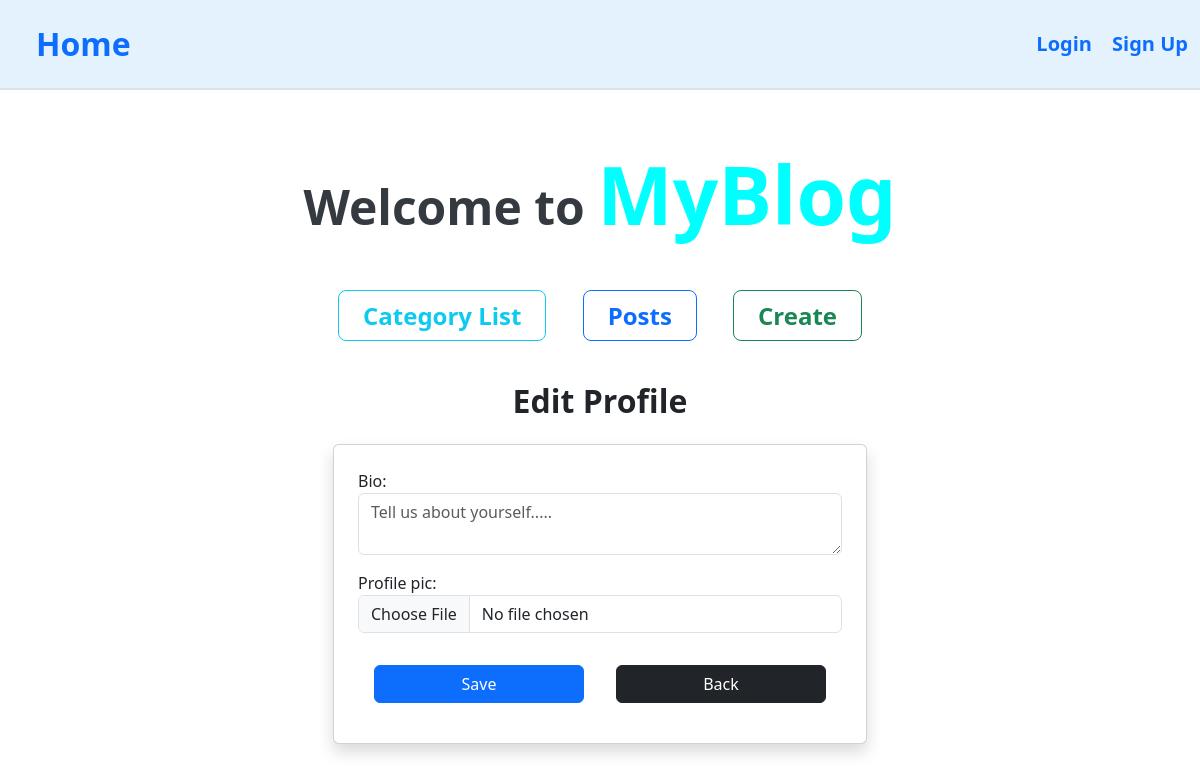
/user_profile/edit/4, run on an earlier commit of the app's database.
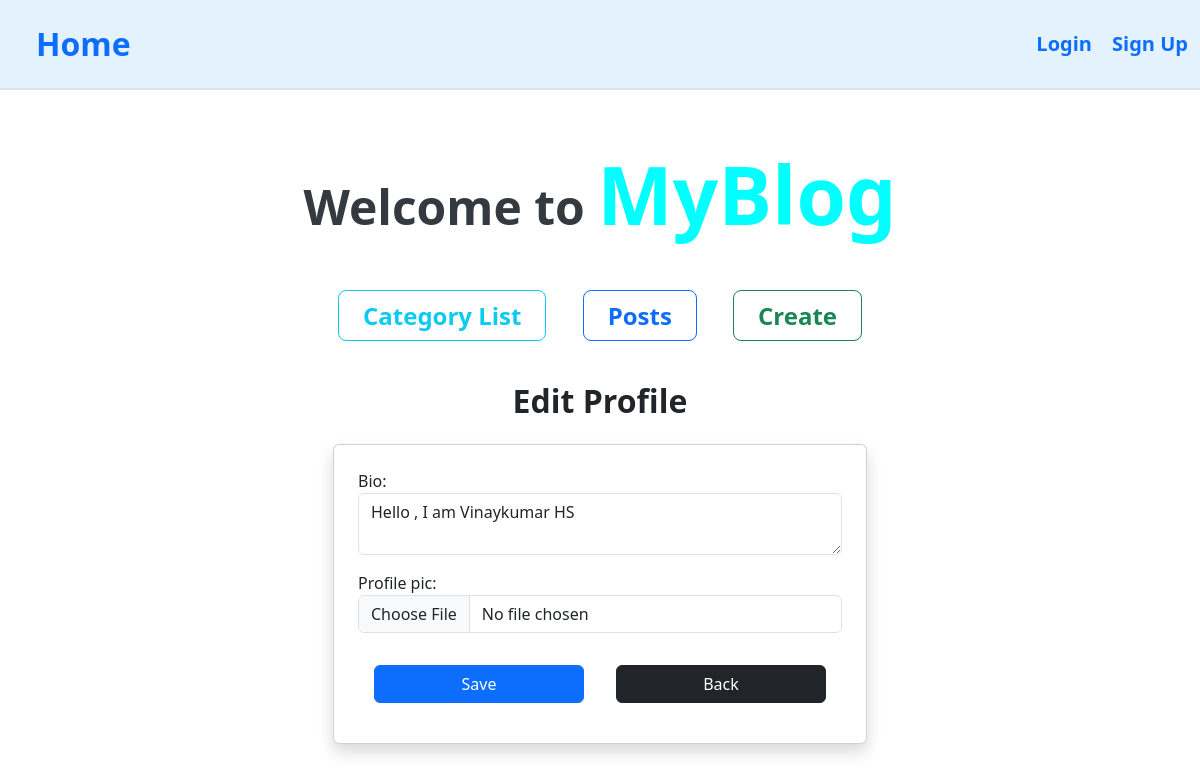
And on a later commit of the database.
### user_profile/models.py (models this page shows)
class Profile(models.Model):
    user=models.OneToOneField(User,on_delete=models.CASCADE)
    bio=models.TextField(null=True, blank=True)
    profile_pic=models.ImageField(upload_to='profile_pics/', blank=True, null=True)

### user_profile/views.py (the view)
# urls.py: path("edit/<int:id>",views.edit_profile,name='edit_profile'),
def edit_profile(request,id):
    profile = Profile.objects.get(id=id)
    if request.method=='POST':
        form = ProfileForm(request.POST,request.FILES,instance=profile)
        if form.is_valid():
            form.save()
            return redirect('view_profile')
    else:
        form = ProfileForm(instance=profile)
    return render(request,"edit_profile.html",{'form':form})

### user_profile/forms.py
class ProfileForm(forms.ModelForm):
    class Meta:
        model = Profile
        fields = ['bio', 'profile_pic']
        widgets={
            'bio':forms.Textarea(attrs={
                'class':'form-control',
                'placeholder':'Tell us about yourself.....',
                'rows':'2',
            }),
            'profile_pic':forms.ClearableFileInput(attrs={
                'class':'form-control',
            })
        }

### templates/edit_profile.html (shortened to what this page needs)
{% extends 'home.html' %}
    {% block content %}
    <h1 class="text-center fw-bold mb-4 fs-2"> Edit Profile </h1>
        <div class="container w-50">
            <div class="card shadow p-4">
                <form method="POST" enctype="multipart/form-data">
                    {{form.as_p}}
                    <div class="d-flex justify-content-around">
                        <button type="submit" class="btn btn-primary w-50 m-3">Save</button>
                        <a href="{% url 'view_profile' %}" class="btn btn-dark w-50 m-3">Back</a>
                    </div>
                </form>
            </div>
        </div>
    {% endblock content %}

What changed in the data, as far as the page shows it:
changed Profile: bio (not shown) → "Hello , I am Vinaykumar HS"
